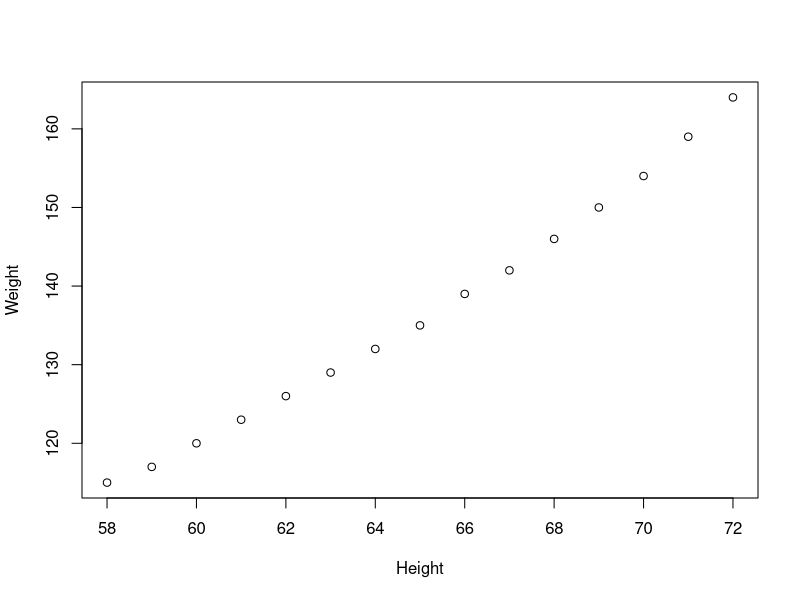
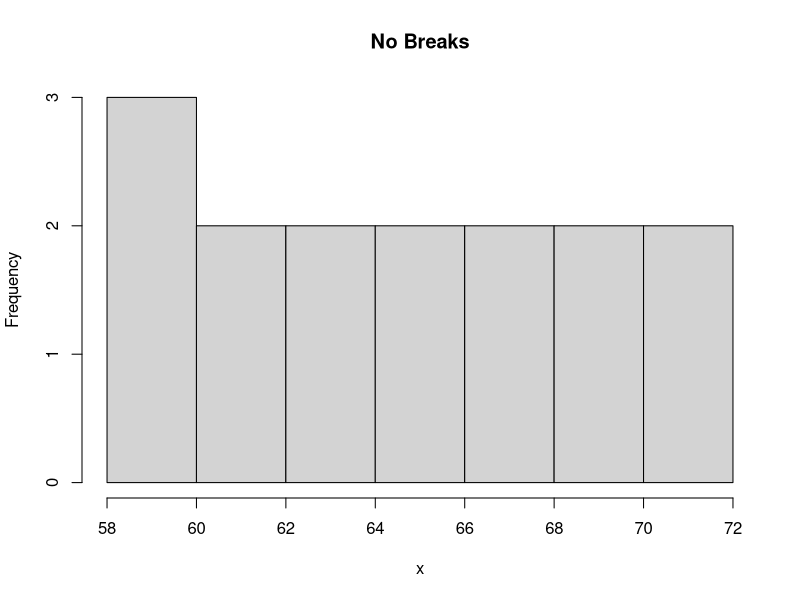

Recreate these plots in R, in order.
install.packages("e1071", repos = "http://R-forge.R-project.org")
library(e1071)
dataset <- women
x = women$height
y = women$weight
plot(x, y, xlab = "Height", ylab = "Weight")
hist(x = x,  main = "No Breaks")
predict(lm(x~y, dataset), dataset, interval = "confidence")
dataset2 <- as.data.frame(Titanic)
classifier <- naiveBayes(x = dataset2, y = dataset2[, 4], subset = dataset[,-4])
pred <-predict(classifier, dataset2)
table(pred, dataset2$Survived)
